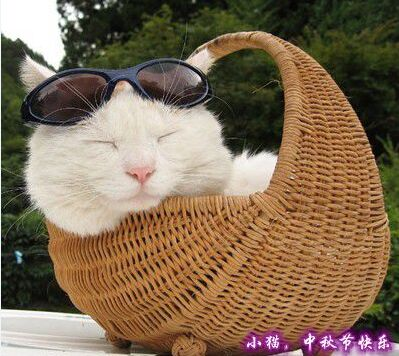
#> input picture test.jpg, 399 x 356 px
$ python PIL_test.py
#> lines starting #> are read from the running program, lines starting #| are printed output that depends on the picture
#图像处理库
from PIL import Image, ImageFilter, ImageDraw, ImageFont
im = Image.open('test.jpg');
#> im is the input picture: PIL image 399x356 RGB; mean R, G, B 129.9, 108.5, 84.1
w, h = im.size
#> w = 399; h = 356
print('Original image size : %sx%s' % (w, h))
#| Original image size : 399x356

im.thumbnail((w // 2, h // 2))
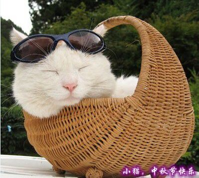
#> im: PIL image 199x178 RGB; mean R, G, B 129.8, 108.5, 84.1
im.save('thumbnail.jpg', 'jpeg')

#模糊图片
im1 = Image.open('test.jpg')
im2 = im1.filter(ImageFilter.BLUR)
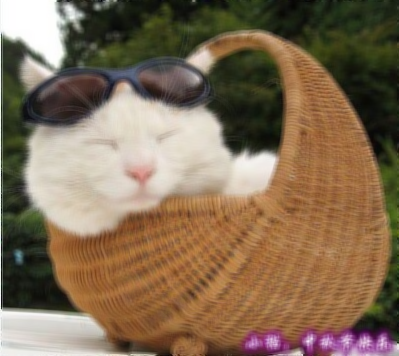
#> im2: PIL image 399x356 RGB; mean R, G, B 130, 108.7, 84.3
im2.save('blur.jpg', 'jpeg')

#验证码
import random

#随机字母
def rndChar():
    return chr(random.randint(65, 90))

#随机颜色1
def rndColor():
    return (random.randint(64, 255), random.randint(64, 255), random.randint(64, 255))

#随机颜色2
def rndColor2():
    return (random.randint(32, 127), random.randint(64, 255), random.randint(64, 255))

width = 60 * 4
height = 60
image = Image.new('RGB', (width, height), (255, 255, 255))
#> image: PIL image 240x60 RGB; every value is 255

#创建字体Font对象
font = ImageFont.truetype('C:\Windows\Fonts\Arial.ttf', 36)

#创建Draw对象
draw = ImageDraw.Draw(image)

#填充每个像素
for x in range(width):
    for y in range(height):
        draw.point((x, y), fill = rndColor())

#输出文字
for t in range(4):
    draw.text((60 * t + 10, 10), rndChar(), font = font, fill = rndColor2())

#模糊
image = image.filter(ImageFilter.BLUR)
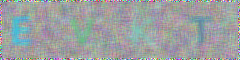
#> image: PIL image 240x60 RGB; mean R, G, B 156.1, 160.3, 161.2
image.save('code.jpg', 'jpeg')
